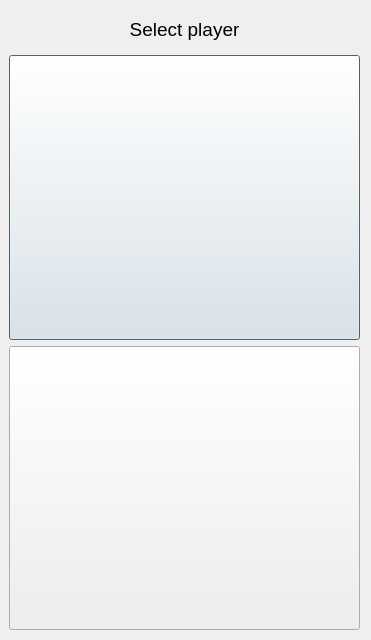
<?xml version="1.0" encoding="UTF-8"?>
<ui version="4.0">
 <class>Dialog</class>
 <widget class="QDialog" name="Dialog">
  <property name="geometry">
   <rect>
    <x>0</x>
    <y>0</y>
    <width>371</width>
    <height>640</height>
   </rect>
  </property>
  <property name="windowTitle">
   <string>Dialog</string>
  </property>
  <widget class="QWidget" name="verticalLayoutWidget">
   <property name="geometry">
    <rect>
     <x>9</x>
     <y>9</y>
     <width>351</width>
     <height>621</height>
    </rect>
   </property>
   <layout class="QVBoxLayout" name="verticalLayout">
    <item>
     <widget class="QLabel" name="label">
      <property name="minimumSize">
       <size>
        <width>0</width>
        <height>40</height>
       </size>
      </property>
      <property name="maximumSize">
       <size>
        <width>16777215</width>
        <height>80</height>
       </size>
      </property>
      <property name="font">
       <font>
        <pointsize>14</pointsize>
       </font>
      </property>
      <property name="text">
       <string>Select player</string>
      </property>
      <property name="alignment">
       <set>Qt::AlignCenter</set>
      </property>
     </widget>
    </item>
    <item>
     <widget class="QPushButton" name="btnHuman">
      <property name="sizePolicy">
       <sizepolicy hsizetype="Minimum" vsizetype="MinimumExpanding">
        <horstretch>0</horstretch>
        <verstretch>0</verstretch>
       </sizepolicy>
      </property>
      <property name="minimumSize">
       <size>
        <width>0</width>
        <height>240</height>
       </size>
      </property>
      <property name="text">
       <string/>
      </property>
     </widget>
    </item>
    <item>
     <widget class="QPushButton" name="btnComputer">
      <property name="sizePolicy">
       <sizepolicy hsizetype="Minimum" vsizetype="MinimumExpanding">
        <horstretch>0</horstretch>
        <verstretch>0</verstretch>
       </sizepolicy>
      </property>
      <property name="minimumSize">
       <size>
        <width>0</width>
        <height>240</height>
       </size>
      </property>
      <property name="text">
       <string/>
      </property>
     </widget>
    </item>
   </layout>
  </widget>
 </widget>
 <resources/>
 <connections>
  <connection>
   <sender>btnHuman</sender>
   <signal>clicked()</signal>
   <receiver>Dialog</receiver>
   <slot>btn_human_selected()</slot>
   <hints>
    <hint type="sourcelabel">
     <x>273</x>
     <y>121</y>
    </hint>
    <hint type="destinationlabel">
     <x>331</x>
     <y>51</y>
    </hint>
   </hints>
  </connection>
  <connection>
   <sender>btnComputer</sender>
   <signal>clicked()</signal>
   <receiver>Dialog</receiver>
   <slot>btn_computer_selected()</slot>
   <hints>
    <hint type="sourcelabel">
     <x>271</x>
     <y>392</y>
    </hint>
    <hint type="destinationlabel">
     <x>331</x>
     <y>343</y>
    </hint>
   </hints>
  </connection>
 </connections>
 <slots>
  <slot>btn_human_selected()</slot>
  <slot>btn_computer_selected()</slot>
 </slots>
</ui>
